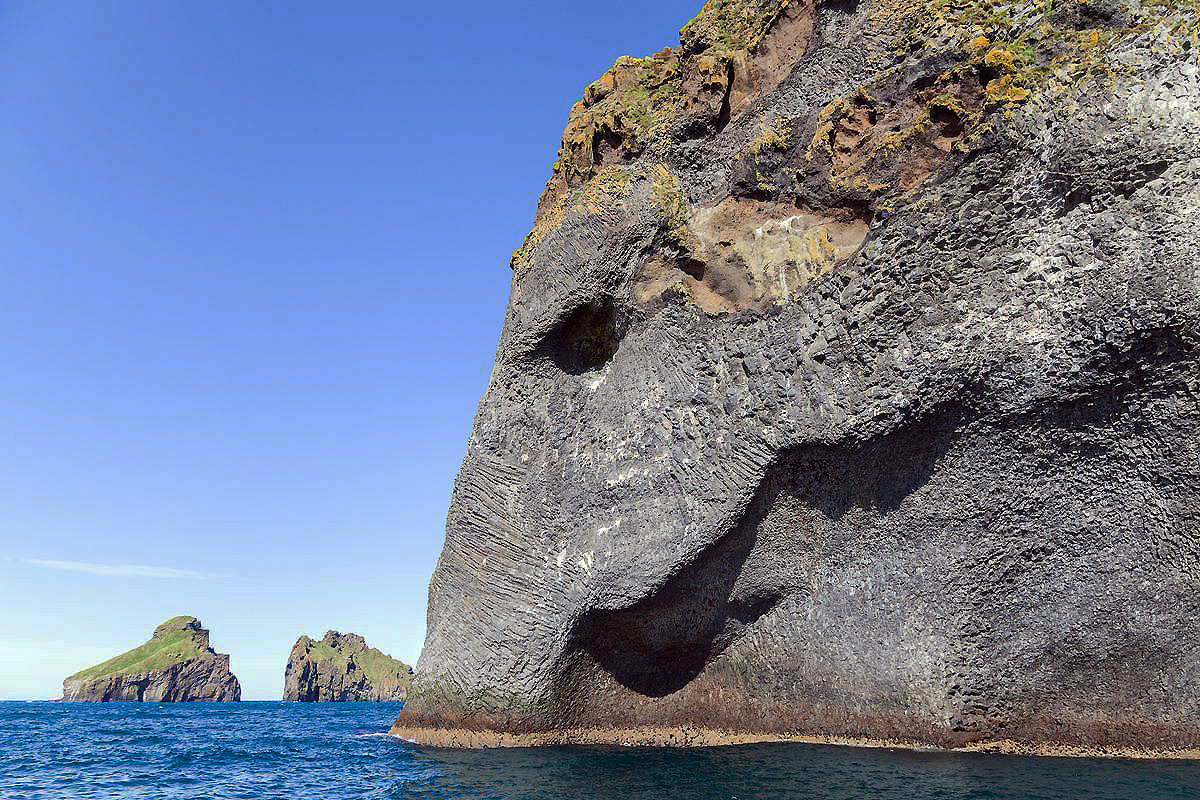
#> input picture home.jpg, 1200 x 800 px
$ python hist.py
#> lines starting #> are read from the running program, lines starting #| are printed output that depends on the picture
import cv2
from matplotlib import pyplot as plt

img = cv2.imread('home.jpg')
#> img is the input picture: shape (800, 1200, 3); mean B, G, R 152.2, 127.1, 115.5
# hist = cv2.calcHist([img],[0],None,[256],[0,256])

colors = ('b', 'g', 'r')
for i, color in enumerate(colors):
    hist = cv2.calcHist([img], [i], None, [256], [0, 256])
    plt.plot(hist, color=color)
plt.show()
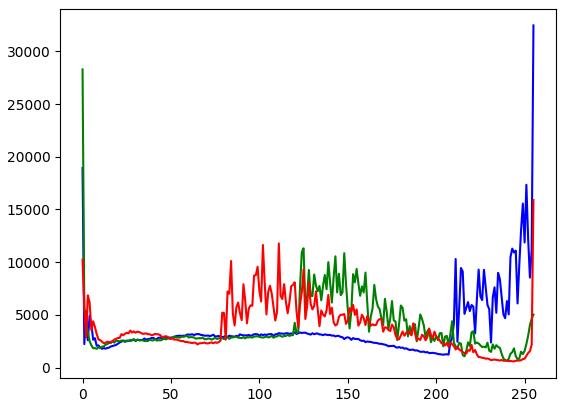
#> figure drawn by matplotlib, 1 panel; curve peaks at x = 255, y = 32453; curve peaks at x = 0, y = 28282; curve peaks at x = 255, y = 15904
